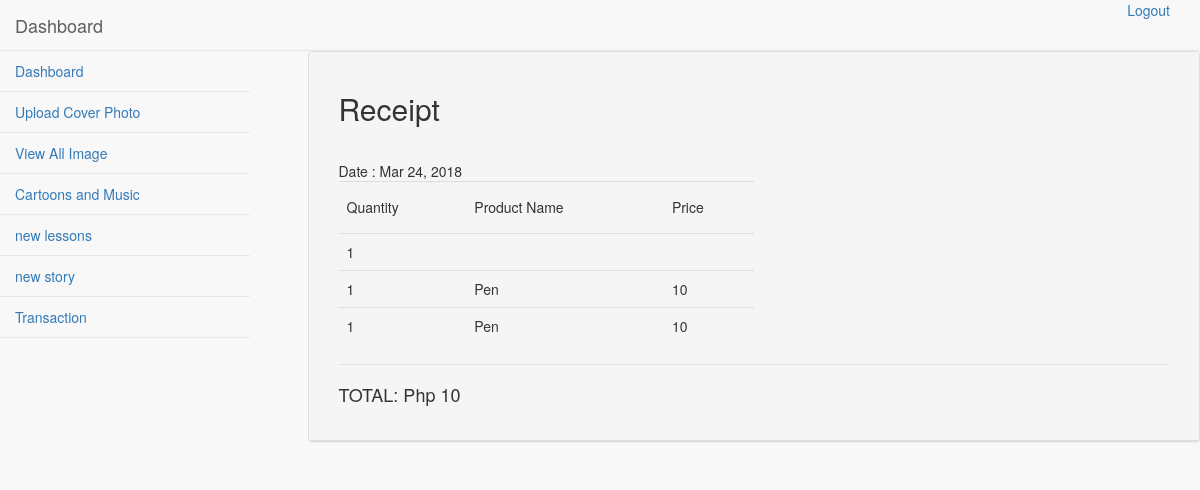
Screenshot of /admin/pages/receipt.php?tid=9 (signed in) with the database file from the repository.
### tables this page shows
CREATE TABLE `transaction_detail` (
  `transacton_detail_id` int(11) NOT NULL,
  `product_id` int(11) NOT NULL,
  `order_qty` int(11) NOT NULL,
  `transaction_id` int(11) NOT NULL
);

CREATE TABLE `product` (
  `product_id` int(11) NOT NULL,
  `product_name` varchar(50) NOT NULL,
  `product_price` varchar(50) NOT NULL,
  `product_size` varchar(50) NOT NULL,
  `product_image` varchar(500) NOT NULL,
  `brand` varchar(100) NOT NULL,
  `category` varchar(50) NOT NULL
);

CREATE TABLE `transaction` (
  `transaction_id` int(11) NOT NULL,
  `customerid` int(11) NOT NULL,
  `amount` int(11) NOT NULL,
  `order_stat` varchar(100) NOT NULL,
  `order_date` varchar(50) NOT NULL
);

### admin/pages/receipt.php (the view, shortened to what this page needs)
<!DOCTYPE html>
<?php
if(!isset($_SESSION['user_name'])){
	header("location: login.php");
	}
else {
?>
<html lang="en">
<head>
    <link href="../bower_components/bootstrap/dist/css/bootstrap.min.css" rel="stylesheet">
    <link href="../dist/css/sb-admin-2.css" rel="stylesheet">
</head>
<body>
    <div id="wrapper">
         <nav class="navbar navbar-default navbar-static-top" role="navigation" style="margin-bottom: 0">
            <div class="navbar-header">
                <a class="navbar-brand" href="index.php">Dashboard</a>
            </div>
            <ul class="nav navbar-top-links navbar-right">
                    <ul>
                        <li><a href="logout.php"><i class="fa fa-sign-out fa-fw"></i> Logout</a>
                        </li>
                    </ul>
            </ul>
            <div class="navbar-default sidebar" role="navigation">
                <div class="sidebar-nav navbar-collapse">
                    <ul class="nav" id="side-menu">
                        <li>
                            <a href="index.php"><i class="fa fa-dashboard fa-fw"></i> Dashboard</a>
                        </li>
                        <li>
                            <a href="new_images.php"><i class="fa fa-edit fa-fw"></i>Upload Cover Photo</a>
                        </li>
                        <li>
                            <a href="images.php"><i class="fa fa-photo fa-fw"></i> View All Image</span></a>
                        </li>
                          <li>
                            <a href="new_cartoons.php"><i class="fa fa-photo fa-fw"></i>Cartoons and Music</span></a>
                        </li>
                          <li>
                            <a href="new_lessons.php"><i class="fa fa-photo fa-fw"></i>new lessons</span></a>
                        </li>
                           <li>
                            <a href="storytime.php"><i class="fa fa-photo fa-fw"></i>new story</span></a>
                        </li>
                          <li>
                            <a href="transaction.php"><i class="fa fa-photo fa-fw"></i>Transaction</span></a>
                        </li>
                    </ul>
                </div>
            </div>
        </nav>
<div class="row">
    <div class="col-md-3"></div>
                <div class="col-md-9">
                    <div class="panel panel-default">
                        <div class="panel-heading">
	<div class="panel-heading">
		<h2>Receipt</h2>
	</div>
 <div class="panel-body">
	<div class="dataTable_wrapper">
		<table class="table" style="width:50%;">
        <tr>
            <th><h5>Quantity</h5></td>
            <th><h5>Product Name</h5></td>
            <th><h5>Price</h5></td>
        </tr>
        <?php
        $t_id = $_GET['tid'];
        global $con;
        $query = mysqli_query($con,"SELECT * FROM transaction WHERE transaction_id = '$t_id'") or die (mysql_error());
        $fetch = mysqli_fetch_array($query);
        $amnt = $fetch['amount'];
        $query2 = mysqli_query($con,"SELECT * FROM transaction_detail LEFT JOIN product ON product.product_id = transaction_detail.product_id WHERE transaction_detail.transaction_id = '$t_id'") or die (mysql_error());
        while($row = mysqli_fetch_array($query2)){
        $pname = $row['product_name'];
        $pprice = $row['product_price'];
        $oqty = $row['order_qty'];
        echo "<tr>";
        echo "<td>".$oqty."</td>";
        echo "<td>".$pname."</td>";
        echo "<td>".$pprice."</td>";
        echo "</tr>";
        }
        ?>
    </table>
    <legend></legend>
    <h4>TOTAL: Php <?php echo $amnt; ?></h4>
</div>
</div>
</div>
</div>
</div>
</div>
<?php } ?>
        </div>
</body>
</html>

### rows the page displays
transaction_detail: order_qty "1"
transaction_detail: order_qty "1", product.product_name "Pen", product.product_price "10"
transaction_detail: order_qty "1", product.product_name "Pen", product.product_price "10"
transaction: amount "10"
